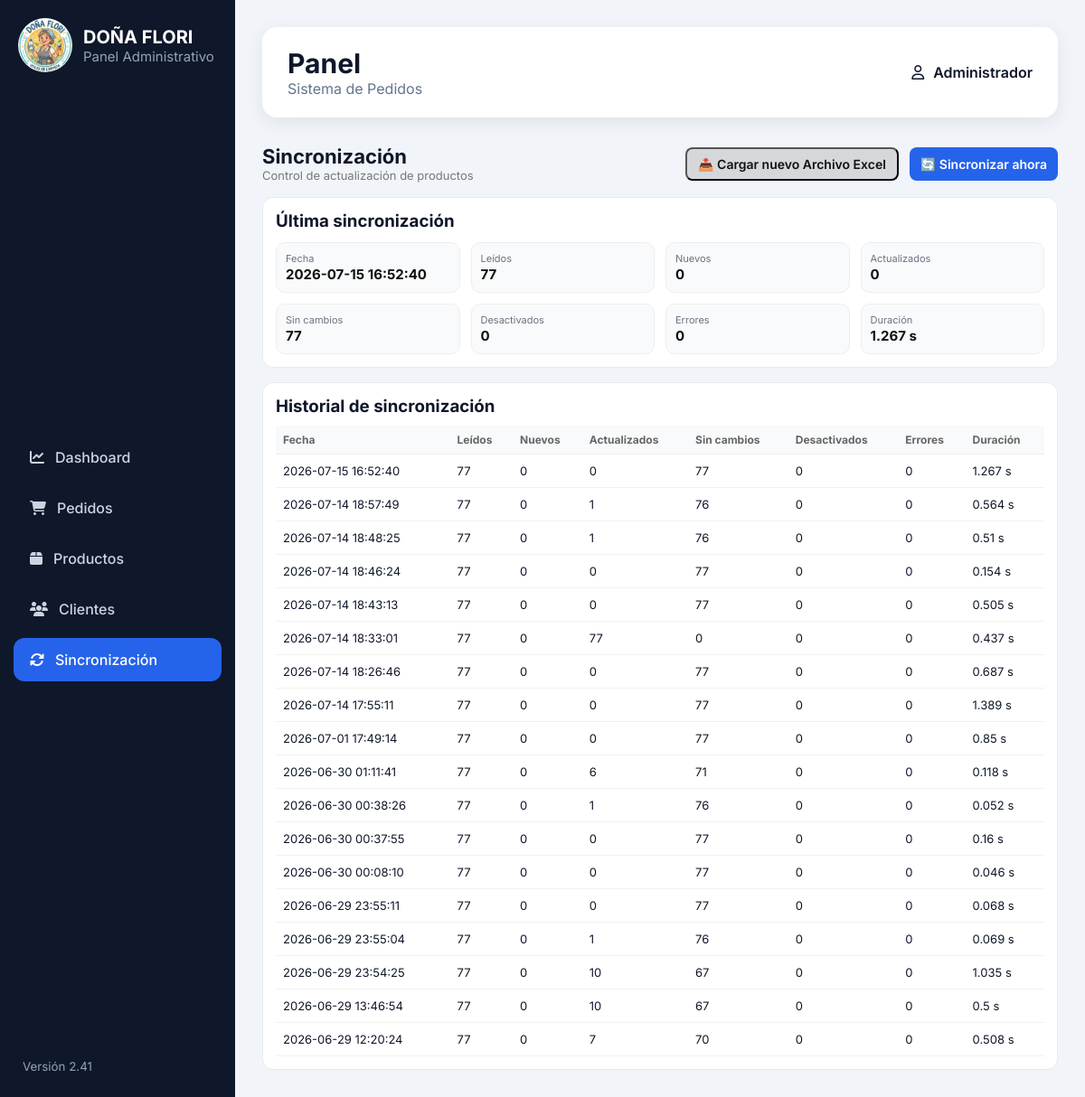
The page /admin/sincronizacion on the database as committed earlier.
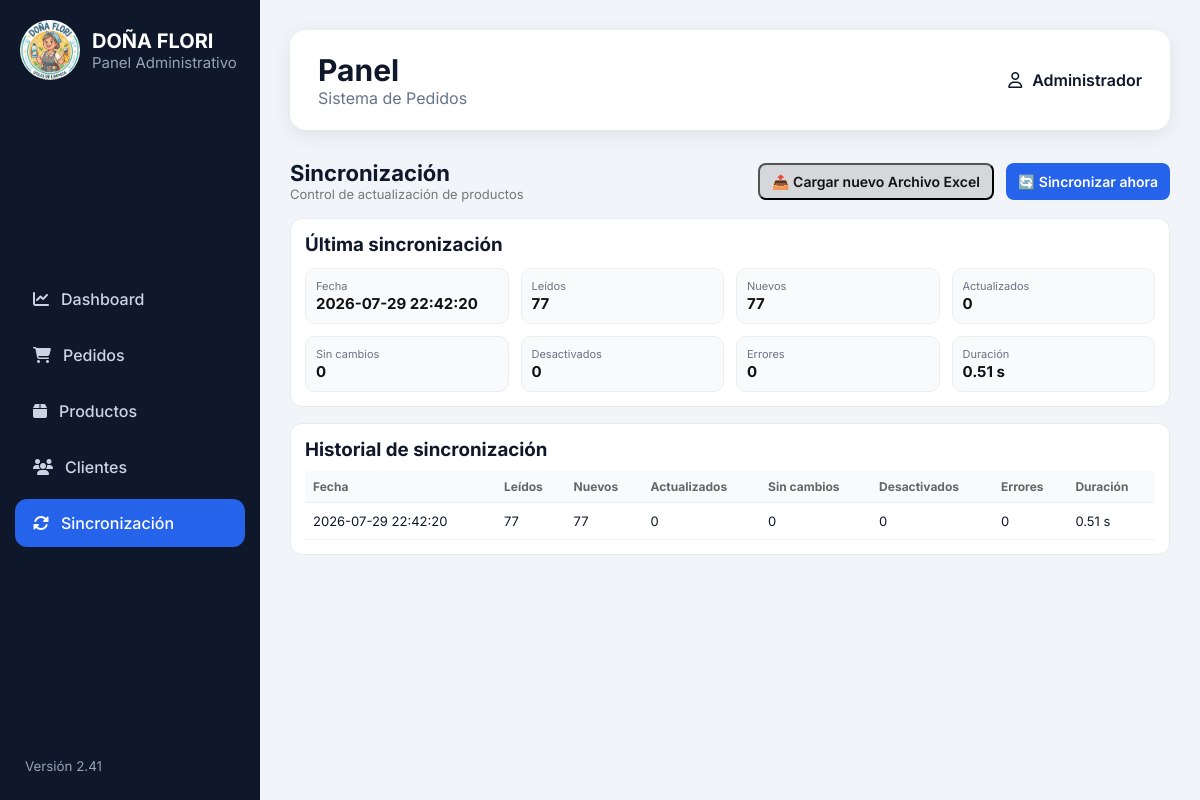
The same page on the database as committed later.
### tables this page shows
CREATE TABLE sincronizaciones(

            id INTEGER PRIMARY KEY AUTOINCREMENT,

            fecha TEXT NOT NULL,

            productos_leidos INTEGER DEFAULT 0,

            nuevos INTEGER DEFAULT 0,

            actualizados INTEGER DEFAULT 0,

            sin_cambios INTEGER DEFAULT 0,

            desactivados INTEGER DEFAULT 0,

            errores INTEGER DEFAULT 0,

            duracion REAL DEFAULT 0

        );

### app.py (the view)
@app.route("/admin/sincronizacion")
def admin_sincronizacion():
    return render_template(
        "admin/sincronizacion.html",
        ultima=obtener_ultima_sincronizacion(),
        historial=obtener_historial()
    )

### services/database_service.py (called while the page is built)
def conectar():
    conexion = sqlite3.connect(DATABASE)
    conexion.row_factory = sqlite3.Row
    return conexion

### services/sync_log_service.py (called while the page is built)
def obtener_ultima_sincronizacion():
    conn = conectar()
    cursor = conn.cursor()
    cursor.execute("""
        SELECT *
        FROM sincronizaciones
        ORDER BY id DESC
        LIMIT 1
    """)
    resultado = cursor.fetchone()
    conn.close()
    return resultado

def obtener_historial(limit=20):
    conn = conectar()
    cursor = conn.cursor()
    cursor.execute("""
        SELECT *
        FROM sincronizaciones
        ORDER BY id DESC
        LIMIT ?
    """, (limit,))
    historial = cursor.fetchall()
    conn.close()
    return historial

### templates/admin/sincronizacion.html (shortened to what this page needs)
{% extends "admin/base_admin.html" %}
{% block content %}
<div class="erp-container">
    <div class="erp-header">
        <div>
            <h1 class="erp-title">Sincronización</h1>
            <p class="erp-subtitle">Control de actualización de productos</p>
        </div>
        <div style="display:flex; gap:12px;">
            <button id="btnSubirExcel" class="btn-secondary">
                📤 Cargar nuevo Archivo Excel
            </button>
            <button id="btnSincronizar" class="btn-primary">
                🔄 Sincronizar ahora
            </button>
        </div>
    </div>
    <div class="erp-card full">
        <h3>Última sincronización</h3>
        {% if ultima %}
        <div class="sync-grid">
            <div class="sync-item">
                <span>Fecha</span>
                <strong>{{ ultima.fecha }}</strong>
            </div>
            <div class="sync-item">
                <span>Leídos</span>
                <strong>{{ ultima.productos_leidos }}</strong>
            </div>
            <div class="sync-item">
                <span>Nuevos</span>
                <strong>{{ ultima.nuevos }}</strong>
            </div>
            <div class="sync-item">
                <span>Actualizados</span>
                <strong>{{ ultima.actualizados }}</strong>
            </div>
            <div class="sync-item">
                <span>Sin cambios</span>
                <strong>{{ ultima.sin_cambios }}</strong>
            </div>
            <div class="sync-item">
                <span>Desactivados</span>
                <strong>{{ ultima.desactivados }}</strong>
            </div>
            <div class="sync-item">
                <span>Errores</span>
                <strong class="danger">{{ ultima.errores }}</strong>
            </div>
            <div class="sync-item">
                <span>Duración</span>
                <strong>{{ ultima.duracion }} s</strong>
            </div>
        </div>
        {% else %}
        <p class="muted">No existen sincronizaciones aún.</p>
        {% endif %}
    </div>
    <div class="erp-card full">
        <h3>Historial de sincronización</h3>
        <table class="erp-table">
            <thead>
                <tr>
                    <th>Fecha</th>
                    <th>Leídos</th>
                    <th>Nuevos</th>
                    <th>Actualizados</th>
                    <th>Sin cambios</th>
                    <th>Desactivados</th>
                    <th>Errores</th>
                    <th>Duración</th>
                </tr>
            </thead>
            <tbody>
                {% for item in historial %}
                <tr>
                    <td>{{ item.fecha }}</td>
                    <td>{{ item.productos_leidos }}</td>
                    <td>{{ item.nuevos }}</td>
                    <td>{{ item.actualizados }}</td>
                    <td>{{ item.sin_cambios }}</td>
                    <td>{{ item.desactivados }}</td>
                    <td>
                        {% if item.errores > 0 %}
                            <span class="danger-text">{{ item.errores }}</span>
                        {% else %}
                            {{ item.errores }}
                        {% endif %}
                    </td>
                    <td>{{ item.duracion }} s</td>
                </tr>
                {% endfor %}
            </tbody>
        </table>
    </div>
</div>
{% endblock %}

Rows that differ between the two databases and show on the page:
removed sincronizaciones: fecha "2026-07-15 16:52:40", productos_leidos "77", nuevos "0", actualizados "0", sin_cambios "77", desactivados "0", errores "0", duracion "1.267"
removed sincronizaciones: fecha "2026-07-14 18:57:49", productos_leidos "77", nuevos "0", actualizados "1", sin_cambios "76", desactivados "0", errores "0", duracion "0.564"
removed sincronizaciones: fecha "2026-07-14 18:48:25", productos_leidos "77", nuevos "0", actualizados "1", sin_cambios "76", desactivados "0", errores "0", duracion "0.51"
removed sincronizaciones: fecha "2026-07-14 18:46:24", productos_leidos "77", nuevos "0", actualizados "0", sin_cambios "77", desactivados "0", errores "0", duracion "0.154"
removed sincronizaciones: fecha "2026-07-14 18:43:13", productos_leidos "77", nuevos "0", actualizados "0", sin_cambios "77", desactivados "0", errores "0", duracion "0.505"
removed sincronizaciones: fecha "2026-07-14 18:33:01", productos_leidos "77", nuevos "0", actualizados "77", sin_cambios "0", desactivados "0", errores "0", duracion "0.437"
removed sincronizaciones: fecha "2026-07-14 18:26:46", productos_leidos "77", nuevos "0", actualizados "0", sin_cambios "77", desactivados "0", errores "0", duracion "0.687"
removed sincronizaciones: fecha "2026-07-14 17:55:11", productos_leidos "77", nuevos "0", actualizados "0", sin_cambios "77", desactivados "0", errores "0", duracion "1.389"
removed sincronizaciones: fecha "2026-07-01 17:49:14", productos_leidos "77", nuevos "0", actualizados "0", sin_cambios "77", desactivados "0", errores "0", duracion "0.85"
removed sincronizaciones: fecha "2026-06-30 01:11:41", productos_leidos "77", nuevos "0", actualizados "6", sin_cambios "71", desactivados "0", errores "0", duracion "0.118"
removed sincronizaciones: fecha "2026-06-30 00:38:26", productos_leidos "77", nuevos "0", actualizados "1", sin_cambios "76", desactivados "0", errores "0", duracion "0.052"
removed sincronizaciones: fecha "2026-06-30 00:37:55", productos_leidos "77", nuevos "0", actualizados "0", sin_cambios "77", desactivados "0", errores "0", duracion "0.16"
removed sincronizaciones: fecha "2026-06-30 00:08:10", productos_leidos "77", nuevos "0", actualizados "0", sin_cambios "77", desactivados "0", errores "0", duracion "0.046"
removed sincronizaciones: fecha "2026-06-29 23:55:11", productos_leidos "77", nuevos "0", actualizados "0", sin_cambios "77", desactivados "0", errores "0", duracion "0.068"
removed sincronizaciones: fecha "2026-06-29 23:55:04", productos_leidos "77", nuevos "0", actualizados "1", sin_cambios "76", desactivados "0", errores "0", duracion "0.069"
removed sincronizaciones: fecha "2026-06-29 23:54:25", productos_leidos "77", nuevos "0", actualizados "10", sin_cambios "67", desactivados "0", errores "0", duracion "1.035"
removed sincronizaciones: fecha "2026-06-29 13:46:54", productos_leidos "77", nuevos "0", actualizados "10", sin_cambios "67", desactivados "0", errores "0", duracion "0.5"
changed sincronizaciones: fecha "2026-06-29 12:20:24" → "2026-07-29 22:42:20"; nuevos "0" → "77"; actualizados "7" → "0"; sin_cambios "70" → "0"; duracion "0.508" → "0.51"
Other text that changed with them:
{{ ultima.fecha }}: "2026-07-15 16:52:40" → "2026-07-29 22:42:20"
{{ ultima.nuevos }}: "0" → "77"
{{ ultima.sin_cambios }}: "77" → "0"
{{ ultima.duracion }}: "1.267" → "0.51"
